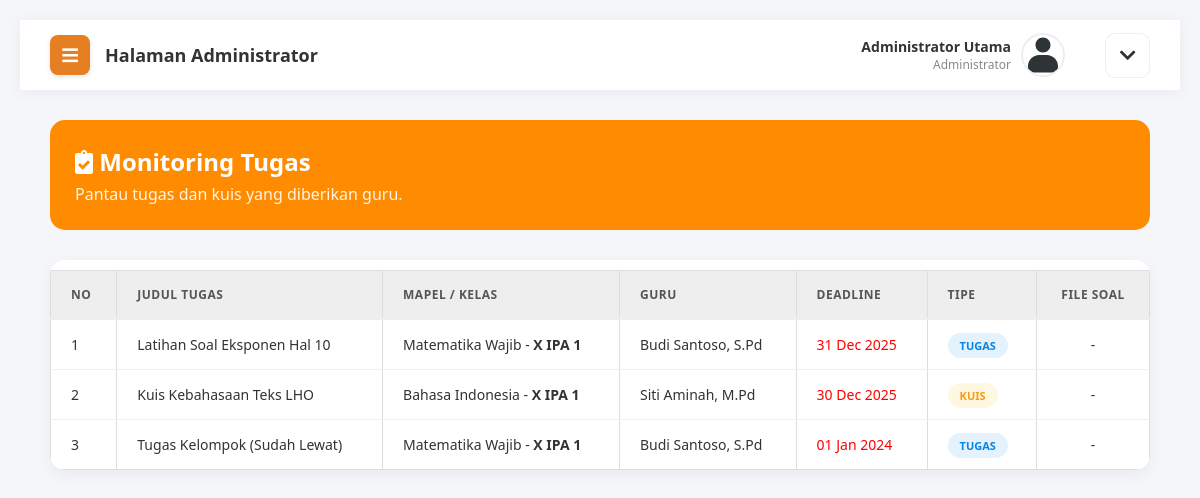
The page /admin/monitoring_tugas.php (signed in) on the database as committed earlier.
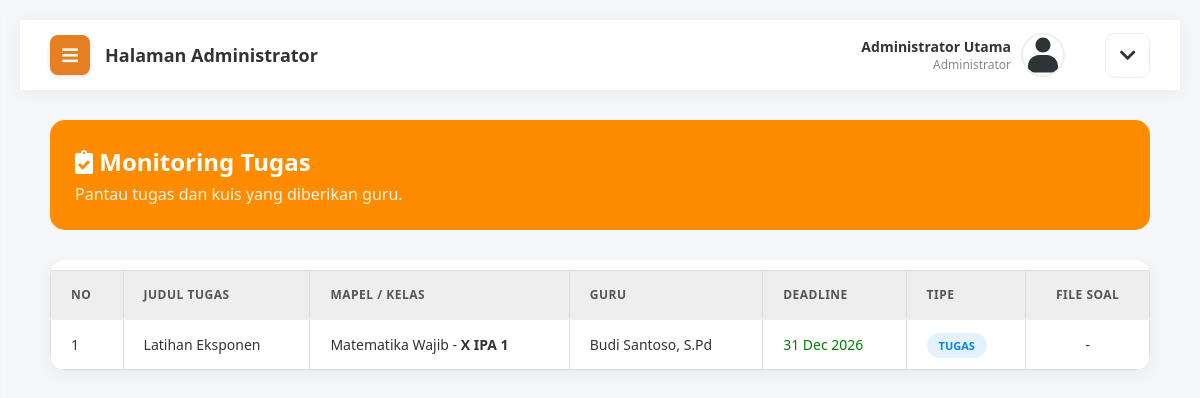
The same page on the database as committed later.
### tables this page shows
CREATE TABLE `tugas` (
  `id_tugas` int(11) NOT NULL,
  `mapel_id` int(11) NOT NULL,
  `judul_tugas` varchar(200) NOT NULL,
  `deskripsi` text DEFAULT NULL,
  `deadline` datetime NOT NULL,
  `tipe` enum('tugas','kuis') DEFAULT 'tugas',
  `file_tugas` varchar(255) DEFAULT NULL
);

CREATE TABLE `mapel` (
  `id_mapel` int(11) NOT NULL,
  `kode_mapel` varchar(20) DEFAULT NULL,
  `nama_mapel` varchar(100) NOT NULL,
  `guru_id` int(11) DEFAULT NULL,
  `kelas_id` int(11) DEFAULT NULL,
  `hari` varchar(20) DEFAULT NULL,
  `jam_mulai` time DEFAULT NULL,
  `jam_selesai` time DEFAULT NULL
);

CREATE TABLE `kelas` (
  `id_kelas` int(11) NOT NULL,
  `nama_kelas` varchar(20) NOT NULL,
  `wali_kelas_id` int(11) DEFAULT NULL
);

CREATE TABLE `users` (
  `id_user` int(11) NOT NULL,
  `username` varchar(50) NOT NULL,
  `password` varchar(255) NOT NULL,
  `nama_lengkap` varchar(100) NOT NULL,
  `email` varchar(100) DEFAULT NULL,
  `role` enum('admin','guru','siswa') NOT NULL,
  `foto_profil` varchar(255) DEFAULT 'default.jpg',
  `created_at` timestamp NOT NULL DEFAULT current_timestamp()
);

### admin/monitoring_tugas.php (the view, shortened to what this page needs)
<?php include 'header.php'; ?>
<div class="welcome-banner" style="background: linear-gradient(to right, #FF8C00, #FF8C00); color: white; padding: 25px; border-radius: 15px; margin-bottom: 30px;">
    <h2 style="margin: 0; font-size: 24px;"><i class="fas fa-clipboard-check"></i> Monitoring Tugas</h2>
    <p style="margin: 5px 0 0 0; opacity: 0.9;">Pantau tugas dan kuis yang diberikan guru.</p>
</div>
<div class="table-responsive">
    <table class="table-modern">
        <thead>
            <tr>
                <th>No</th>
                <th>Judul Tugas</th>
                <th>Mapel / Kelas</th>
                <th>Guru</th>
                <th>Deadline</th>
                <th>Tipe</th>
                <th style="text-align: center;">File Soal</th>
            </tr>
        </thead>
        <tbody>
            <?php
            $no = 1;
            $query = "SELECT tugas.*, mapel.nama_mapel, users.nama_lengkap, kelas.nama_kelas
                      FROM tugas
                      JOIN mapel ON tugas.mapel_id = mapel.id_mapel
                      JOIN users ON mapel.guru_id = users.id_user
                      JOIN kelas ON mapel.kelas_id = kelas.id_kelas
                      ORDER BY tugas.deadline DESC";
            $result = mysqli_query($koneksi, $query);
            while($d = mysqli_fetch_array($result)){
                $is_expired = (date('Y-m-d H:i:s') > $d['deadline']);
            ?>
            <tr>
                <td><?php echo $no++; ?></td>
                <td><?php echo $d['judul_tugas']; ?></td>
                <td><?php echo $d['nama_mapel']; ?> - <b><?php echo $d['nama_kelas']; ?></b></td>
                <td><?php echo $d['nama_lengkap']; ?></td>
                <td>
                    <span style="color: <?php echo $is_expired ? 'red':'green'; ?>;">
                        <?php echo date('d M Y', strtotime($d['deadline'])); ?>
                    </span>
                </td>
                <td>
                    <?php if($d['tipe']=='kuis') echo '<span class="badge-status bg-warning">Kuis</span>';
                          else echo '<span class="badge-status bg-info">Tugas</span>'; ?>
                </td>
                <td style="text-align: center;">
                    <?php if($d['file_tugas']){ ?>
                        <a href="../uploads/tugas/<?php echo $d['file_tugas']; ?>" target="_blank" class="btn-action-small btn-edit"><i class="fas fa-download"></i></a>
                    <?php } else { echo "-"; } ?>
                </td>
            </tr>
            <?php } ?>
        </tbody>
    </table>
</div>
<?php include 'footer.php'; ?>

### admin/header.php (shortened to what this page needs)
<?php
$id_user = $_SESSION['id_user'];
$q_foto = mysqli_query($koneksi, "SELECT foto_profil FROM users WHERE id_user='$id_user'");
$d_foto = mysqli_fetch_assoc($q_foto);
$foto_db = isset($d_foto['foto_profil']) ? $d_foto['foto_profil'] : '';
$path_prefix = file_exists("../assets") ? "../" : "";
if($foto_db == "" || $foto_db == "default.jpg"){
    $foto_tampil = $path_prefix . "assets/img/avatar-default.svg";
} else {
    $foto_tampil = $path_prefix . "uploads/profil/" . $foto_db;
}
?>
<!DOCTYPE html>
<html lang="id">
<head>
    <link rel="stylesheet" href="<?php echo $path_prefix; ?>assets/css/style.css">
    <link rel="stylesheet" href="https://cdnjs.cloudflare.com/ajax/libs/font-awesome/5.15.4/css/all.min.css">
</head>
<body class="dashboard-body">
    <div class="wrapper">
        <div class="main-content">
            <div class="top-navbar">
                <div class="header-left">
                    <button class="btn-toggle-sidebar" onclick="toggleSidebar()">
                        <i class="fas fa-bars"></i>
                    </button>
                    <h2>Halaman Administrator</h2>
                </div>
                <div class="header-right">
                    <div class="user-profile">
                        <div class="user-info" style="text-align: right;">
                            <span><?php echo isset($_SESSION['nama_lengkap']) ? $_SESSION['nama_lengkap'] : 'Admin'; ?></span>
                            <small>Administrator</small>
                        </div>
                        <img src="<?php echo $foto_tampil; ?>" alt="Profil"
                             style="width: 40px; height: 40px; border-radius: 50%; object-fit: cover; border: 2px solid #eee; background: #fff;">
                    </div>
                    <button class="btn-menu-action" onclick="toggleMenu()">
                        <i class="fas fa-chevron-down"></i>
                    </button>
                </div>
            </div>
            <div class="content-body">

### admin/footer.php (shortened to what this page needs)
</div>
</div>
</body>
</html>

### assets/css/style.css (style rules this page uses)
body { background-color: #f4f6f9; font-family: 'Poppins', 'Segoe UI', sans-serif; margin: 0; height: 100vh; display: flex; justify-content: center; align-items: center; overflow: hidden; }
.wrapper { display: flex; width: 100%; min-height: 100vh; }
.main-content { flex: 1; padding: 20px; background: #f4f6f9; }
table { width: 100%; border-collapse: collapse; margin-top: 10px; }
table, th, td { border: 1px solid #ddd; }
th, td { padding: 12px; text-align: left; }
th { background-color: #eee; }
body, html { margin: 0; padding: 0; width: 100%; height: 100%; font-family: 'Poppins', sans-serif; overflow-x: hidden; }
body { background-color: #f4f6f9; font-family: 'Segoe UI', 'Poppins', sans-serif; margin: 0; overflow-x: hidden; }
.main-content { margin-left: 260px; width: calc(100% - 260px); display: flex; flex-direction: column; min-height: 100vh; }
.top-navbar { height: 70px; background: #fff; display: flex; align-items: center; justify-content: space-between; padding: 0 30px; box-shadow: 0 2px 15px rgba(0,0,0,0.05); position: sticky; top: 0; z-index: 99; }
.header-left h2 { margin: 0; font-size: 20px; color: #333; }
.header-right { display: flex; align-items: center; gap: 20px; }
.user-profile { display: flex; align-items: center; gap: 10px; }
.user-info span { display: block; font-size: 14px; font-weight: 600; color: #333; }
.user-info small { display: block; font-size: 12px; color: #888; }
.btn-menu-action { width: 45px; height: 45px; background-color: #fff; border: 1px solid #eee; border-radius: 10px; display: flex; justify-content: center; align-items: center; cursor: pointer; font-size: 18px; color: #333; transition: 0.3s; margin-left: 20px; }
.content-body { padding: 30px; flex: 1; }
.badge-status { padding: 5px 12px; border-radius: 20px; font-size: 11px; font-weight: 700; text-transform: uppercase; }
.bg-info { background-color: #e3f2fd; color: #0984e3; }
.table-responsive { overflow-x: auto; background: #fff; border-radius: 15px; box-shadow: 0 5px 15px rgba(0,0,0,0.05); }
.table-modern { width: 100%; border-collapse: collapse; font-size: 14px; color: #333; }
.table-modern thead { background-color: #f8f9fa; border-bottom: 2px solid #eee; }
.table-modern th { padding: 15px 20px; text-align: left; font-weight: 700; color: #555; text-transform: uppercase; font-size: 12px; letter-spacing: 0.5px; }
.table-modern td { padding: 15px 20px; vertical-align: middle; border-bottom: 1px solid #f0f0f0; }
.table-modern tr:last-child td { border-bottom: none; }
.btn-toggle-sidebar { display: none; position: fixed; top: 15px; right: 20px; z-index: 1001; background: #667eea; color: white; border: none; padding: 10px 15px; border-radius: 5px; box-shadow: 0 4px 6px rgba(0,0,0,0.1); cursor: pointer; font-size: 18px; }
.btn-toggle-sidebar { display: none; position: fixed; top: 20px; right: 20px; z-index: 9999; background: linear-gradient(to right, #667eea, #764ba2); color: white; border: none; padding: 12px 16px; border-radius: 8px; box-shadow: 0 4px 10px rgba(0,0,0,0.2); cursor: pointer; font-size: 20px; }
.btn-toggle-sidebar { display: none; }
@media screen and (max-width: 1440px) { .header-left { display: flex; align-items: center; gap: 15px; } }
@media screen and (max-width: 1440px) { .btn-toggle-sidebar { display: flex !important; align-items: center; justify-content: center; position: static; width: 40px; height: 40px; background: #e67e22; color: white; border: none; border-radius: 8px; font-size: 18px; cursor: pointer; box-shadow: 0 2px 5px rgba(0,0,0,0.1); transition: 0.2s; } }
@media screen and (max-width: 1440px) { .top-navbar { padding-left: 30px !important; } }
@media screen and (max-width: 1440px) { .header-left h2 { font-size: 18px; margin: 0; } }
@media screen and (max-width: 1440px) { .main-content { margin-left: 0 !important; width: 100% !important; transition: 0.3s cubic-bezier(0.25, 0.8, 0.25, 1); } }
@media screen and (max-width: 1440px) { .table-responsive { display: block; width: 100%; overflow-x: auto; } }
body.dashboard-body { height: auto !important; display: block !important; overflow-x: hidden !important; overflow-y: auto !important; }
body.dashboard-body .wrapper { height: auto !important; min-height: 100vh; overflow: visible !important; }
.bg-warning { background-color: #fff8e1; color: #f39c12; }

Rows that differ between the two databases and show on the page:
removed tugas: judul_tugas "Kuis Kebahasaan Teks LHO", mapel.nama_mapel "Bahasa Indonesia", kelas.nama_kelas "X IPA 1", users.nama_lengkap "Siti Aminah, M.Pd", deadline "30 Dec 2025", tipe "KUIS"
removed tugas: judul_tugas "Tugas Kelompok (Sudah Lewat)", mapel.nama_mapel "Matematika Wajib", kelas.nama_kelas "X IPA 1", users.nama_lengkap "Budi Santoso, S.Pd", deadline "01 Jan 2024", tipe "TUGAS"
changed tugas "Matematika Wajib": judul_tugas "Latihan Soal Eksponen Hal 10" → "Latihan Eksponen"; deadline "31 Dec 2025" → "31 Dec 2026"
